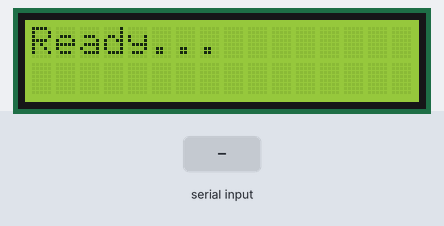
The program below on a simulated Raspberry Pi Pico running MicroPython. Parts: 16×2 character LCD. The test bench sets the inputs (shaded band). Library files of the repository ran but are not shown: i2c_lcd.py; what the program prints to the serial console is not drawn.

Above: at 1.2 s.
1.3 s: "1:" typed at the serial console, then Enter
At 2.5 s:
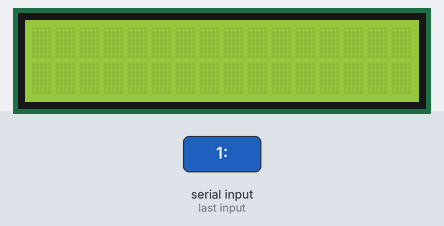
2.8 s: "1" typed at the serial console, then Enter
Timing chart, 0 to 5.8 s (numbered marks = the images above; inputs shaded):
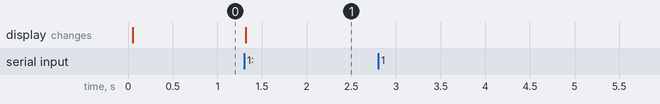

Measured:
- after the input at 1.3 s, the display: changes at once (image 1)
- after the input at 2.8 s, every drawn part: stays the same

The program:

011_lcd_input.py
```python
from machine import I2C, Pin
from i2c_lcd import I2cLcd
import sys

lcd = I2cLcd(I2C(0), 0x27, 2, 16)
lcd.putstr("Ready...")

while True:
    try:
        input_data = input()
        input_data = input_data.strip()

        if input_data.startswith("1:"):
            lcd.move_to(0, 0)
            lcd.putstr(" " * 16)

            lcd.move_to(0, 0)
            lcd.putstr(input_data[2:18])

        elif input_data.startswith("2:"):
            lcd.move_to(0, 1)
            lcd.putstr(" " * 16)

            lcd.move_to(0, 1)
            lcd.putstr(input_data[2:18])

        else:
            print("Invalid input. Use '1:message' or '2:message'.")

    except KeyboardInterrupt:
        print("\nExiting...")
        sys.exit()
```
